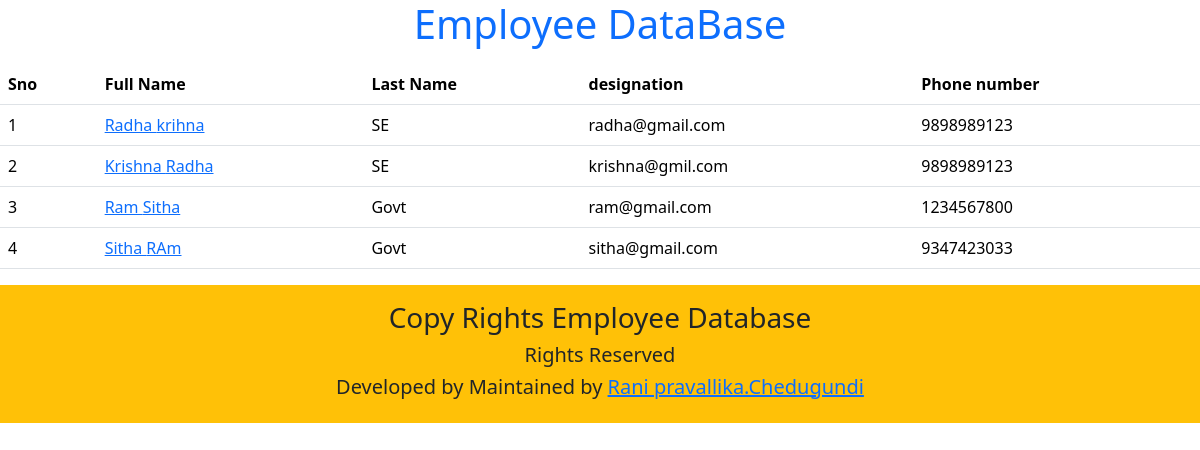
The page /Employee/ on the database its author committed.
### salary/models.py (models this page shows, shortened)
class Employee(models.Model):
    first_name=models.CharField(max_length=100);
    last_name=models.CharField(max_length=100);
    Photo=models.ImageField(upload_to='images');
    designation=models.CharField(max_length=100);
    email_address=models.CharField(max_length=100);
    Phone_Number=models.CharField(max_length=10);

### employee/views.py (the view)
# urls.py: path('Employee/',views.information,name='home'),
def information(request):
    employees=Employee.objects.all()
    context={
        'employees':employees,
    }
    return render(request,'home.html',context)

### templates/home.html (shortened to what this page needs)
<!DOCTYPE html>
<html lang="en">
<head>
    <link href="https://cdn.jsdelivr.net/npm/bootstrap@5.3.3/dist/css/bootstrap.min.css" rel="stylesheet">
</head>
<body>
  <h1 class="text-center text-primary">Employee DataBase</h1>
    <table class="table table-hover mt-3">
        <thead>
        <th>Sno</th>
        <th>Full Name</th>
        <th>Last Name</th>
        <th>designation</th>
        <th>Phone number</th>
        </thead>
        <tbody>
        {% for x in employees %}
          <tr>
            <td>{{forloop.counter}}</td>
            <td><a href="{% url 'employee_detail' x.id %}">{{x.first_name}} {{x.last_name}}</td></a>
            <td>{{x.designation}}</td>
            <td>{{x.email_address}}</td>
            <td>{{x.Phone_Number}}</td>
          </tr>
        {% endfor %}
        </tbody>
      </table>
      <footer class="text-center bg-warning p-3">
        <h3>Copy Rights Employee Database</h3>
        <h5>Rights Reserved</h5>
        <h5>Developed by Maintained by <a href="#">Rani pravallika.Chedugundi</a></h5>
      </footer>
</body>
</html>

### rows shown on the page
Employee: first_name "Radha", last_name "krihna", designation "SE", email_address "radha@gmail.com", Phone_Number "9898989123"
Employee: first_name "Krishna", last_name "Radha", designation "SE", email_address "krishna@gmil.com", Phone_Number "9898989123"
Employee: first_name "Ram", last_name "Sitha", designation "Govt", email_address "ram@gmail.com", Phone_Number "1234567800"
Employee: first_name "Sitha", last_name "RAm", designation "Govt", email_address "sitha@gmail.com", Phone_Number "9347423033"
